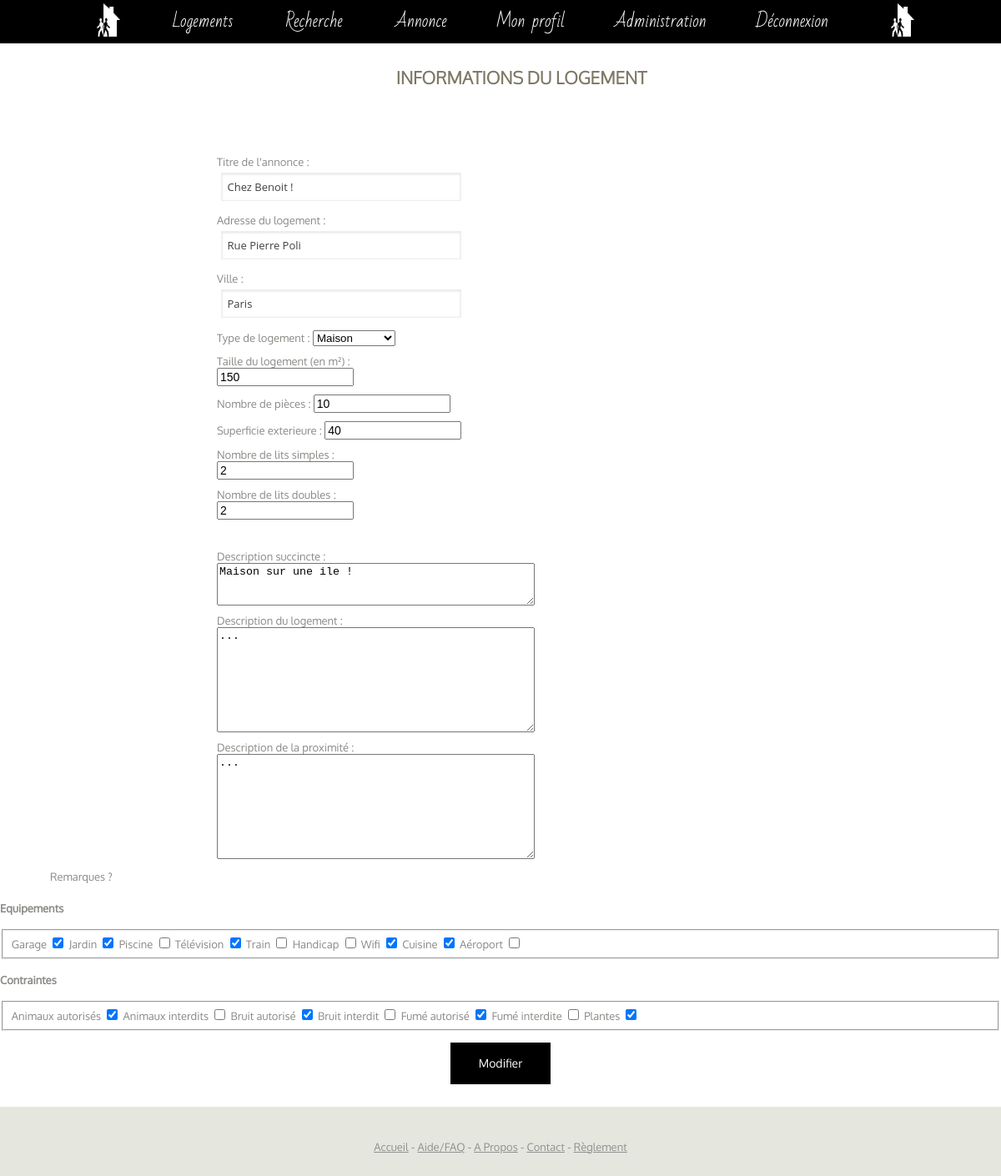
The page /modifier-annonce.php?idLogement=48 (signed in) on the database its author committed.
### tables this page shows
CREATE TABLE `logements` (
`id` int(11) NOT NULL,
  `titre_annonce` varchar(20) NOT NULL DEFAULT '(plus d''annonce)',
  `adresse` varchar(255) NOT NULL,
  `surfaceInterieure` int(11) NOT NULL DEFAULT '1',
  `surfaceExterieure` int(11) DEFAULT '1',
  `nombrePieces` int(11) NOT NULL DEFAULT '1',
  `descriptionSuccincte` varchar(125) NOT NULL,
  `description` text,
  `nombreLitsSimples` int(11) DEFAULT '0',
  `nombreLitsDoubles` int(11) DEFAULT '0',
  `descriptionProximite` text,
  `membres_idMembres` int(11) NOT NULL,
  `types_idTypes` int(11) NOT NULL DEFAULT '2',
  `villes_id` int(11) NOT NULL,
  `nombreClick` int(10) unsigned NOT NULL DEFAULT '0'
);

CREATE TABLE `equipe` (
`id` int(11) NOT NULL,
  `logements_id` int(11) NOT NULL,
  `equipements_id` int(11) NOT NULL
);

CREATE TABLE `contraint` (
`id` int(11) NOT NULL,
  `logements_id` int(11) NOT NULL,
  `contraintes_id` int(11) NOT NULL
);

### config.php (called while the page is built, shortened)
<?php
	function isConnected()
		{
		return isset($_SESSION["userID"]) && $_SESSION["userID"];
		}
	function isadmin()
	{
		$bdd = new PDO('mysql:host=localhost;dbname=hsh', 'root', 'root', [PDO::MYSQL_ATTR_INIT_COMMAND => 'SET NAMES utf8']);
		$bdd->setAttribute(PDO::ATTR_ERRMODE, PDO::ERRMODE_EXCEPTION);
		if (!empty($_SESSION["userID"])) {
		$verifadmin = $bdd -> prepare("SELECT admin FROM membres WHERE id =".$_SESSION["userID"]);
                $verifadmin -> execute();
                $numadmin = $verifadmin->fetch();
                if ($numadmin['admin'] == 1) {return TRUE;}
        }else{
        	return false;
        }
	}
?>

### modifier-annonce.php (the view, shortened to what this page needs)
<?php require_once("config.php");
$idLogement  = $_GET["idLogement"] ;
try{
    $logement_info = $bdd -> prepare("SELECT nombrePieces, description, descriptionSuccincte, titre_annonce, surfaceInterieure, surfaceExterieure, nombreLitsSimples, nombreLitsDoubles, descriptionProximite, membres_idMembres, types_idTypes, adresse, villes_id
                                FROM logements WHERE id = $idLogement");
    $logement_info -> execute();
    $result = $logement_info -> fetch();
    $logement_info2 = $bdd -> prepare('SELECT ville FROM villes WHERE id = '.$result['villes_id']);
    $logement_info2 -> execute();
    $result2 = $logement_info2 -> fetch();
    $logement_info3 = $bdd -> prepare("SELECT equipements_id FROM equipe WHERE logements_id = $idLogement");
    $logement_info3 -> execute();
    $result3 = $logement_info3 -> fetchAll();
    $logement_info4 = $bdd -> prepare("SELECT contraintes_id FROM contraint WHERE logements_id = $idLogement");
    $logement_info4 -> execute();
    $result4 = $logement_info4 -> fetchAll();
}catch(Exception $e){
        die('Erreur : '.$e->getMessage());
}
?>
<html>
    <head>
        <link href="style.css" rel="stylesheet" />
    </head>
    <body>
        <div id="wrapper">
            <?php include("header.php"); ?>
            <h3 class="register-title">INFORMATIONS DU LOGEMENT</h3>
            <form action="modifier-annonce2.php?idLogement=<?php echo $idLogement; ?>" method="post" class="register" enctype="multipart/form-data" accept-charset="utf-8">
                <div class="register-left-grid">
                    <div>
                        <label for="titre_annonce">Titre de l'annonce :</label><br/>
                        <input type="text" name="titre_annonce" value="<?php echo $result['titre_annonce']; ?>" required/>
                    </div>
                    <div>
                        <label for="adresse">Adresse du logement :</label><br/>
                        <input type="text" name="adresse" value="<?php echo $result['adresse']; ?>" required/>
                    </div>
                    <div>
                        <label for="ville">Ville :</label><br/>
                        <input type="text" name="ville" value="<?php echo $result2['ville']; ?>" required/>
                    </div>
                    <div>
                        <label for="type">Type de logement :</label>
                        <select name="type">
                            <option value="1" <?php if($result['types_idTypes']==1){echo 'selected="selected"';} ?> >Maison</option>
                        </select>
                    </div>
                    <div>
                        <label for="surfaceInterieure">Taille du logement (en m²) :</label>
                        <input type="number" name="surfaceInterieure" value="<?php echo $result['surfaceInterieure']; ?>" required/>
                    </div>
                    <div>
                        <label for="nombrePieces">Nombre de pièces :</label>
                        <input type="number" name="nombrePieces" value="<?php echo $result['nombrePieces']; ?>" required/>
                    </div>
                    <div>
                        <label for="surfaceExterieure">Superficie exterieure :</label>
                        <input type="number" name="surfaceExterieure" value="<?php echo $result['surfaceExterieure']; ?>"/>
                    </div>
                    <div>
                        <label for="nombreLitsSimples">Nombre de lits simples :</label>
                        <input type="number" name="nombreLitsSimples" value="<?php echo $result['nombreLitsSimples']; ?>"/>
                    </div>
                    <div>
                        <label for="nombreLitsDoubles">Nombre de lits doubles :</label>
                        <input type="number" name="nombreLitsDoubles" value="<?php echo $result['nombreLitsDoubles']; ?>"/>
                    </div>
                    <br/>
                    <div>
                        <label for="descriptionSuccincte">Description succincte :</label>
                        <textarea name="descriptionSuccincte" rows="3" cols="45" required><?php echo $result['descriptionSuccincte']; ?></textarea>
                    </div>
                    <div>
                        <label for="description">Description du logement :</label>
                        <textarea name="description" rows="8" cols="45" ><?php echo $result['description']; ?></textarea>
                    </div>
                    <div>
                        <label for="descriptionProximite">Description de la proximité :</label>
                        <textarea name="descriptionProximite" rows="8" cols="45" ><?php echo $result['descriptionProximite']; ?></textarea>
                    </div>
                </div>
                <div class="house-register-right-grid">
                    <div>
                        <p>Remarques ?</p>
                    </div>
                    <h4>Equipements</h4>
                    <fieldset>
                        <label>Garage <input type="checkbox" name="equipement[garage]" value="1" <?php foreach($result3 as $k => $v){if($v['equipements_id']==1){echo 'checked';}} ?> ></label>
                        <label>Jardin <input type="checkbox" name="equipement[jardin]" value="2" <?php foreach($result3 as $k => $v){if($v['equipements_id']==2){echo 'checked';}} ?> ></label>
                        <label>Piscine <input type="checkbox" name="equipement[piscine]" value="3" <?php foreach($result3 as $k => $v){if($v['equipements_id']==3){echo 'checked';}} ?> ></label>
                        <label>Télévision <input type="checkbox" name="equipement[television]" value="4" <?php foreach($result3 as $k => $v){if($v['equipements_id']==4){echo 'checked';}} ?> ></label>
                        <label>Train <input type="checkbox" name="equipement[train]" value="5" <?php foreach($result3 as $k => $v){if($v['equipements_id']==5){echo 'checked';}} ?> ></label>
                        <label>Handicap <input type="checkbox" name="equipement[handicap]" value="6" <?php foreach($result3 as $k => $v){if($v['equipements_id']==6){echo 'checked';}} ?> ></label>
                        <label>Wifi <input type="checkbox" name="equipement[wifi]" value="7" <?php foreach($result3 as $k => $v){if($v['equipements_id']==7){echo 'checked';}} ?> ></label>
                        <label>Cuisine <input type="checkbox" name="equipement[cuisine]" value="8" <?php foreach($result3 as $k => $v){if($v['equipements_id']==8){echo 'checked';}} ?> ></label>
                        <label>Aéroport <input type="checkbox" name="equipement[aeroport]" value="9" <?php foreach($result3 as $k => $v){if($v['equipements_id']==9){echo 'checked';}} ?> ></label>
                    </fieldset>
                    <h4>Contraintes </h4>
                    <fieldset>
                        <label>Animaux autorisés <input type="checkbox" name="contrainte[animauxAutorises]" value="1" <?php foreach($result4 as $k => $v){if($v['contraintes_id']==1){echo 'checked';}} ?> ></label>
                        <label>Animaux interdits <input type="checkbox" name="contrainte[animauxInterdits]" value="2" <?php foreach($result4 as $k => $v){if($v['contraintes_id']==2){echo 'checked';}} ?> ></label>
                        <label>Bruit autorisé <input type="checkbox" name="contrainte[bruitAutorise]" value="3" <?php foreach($result4 as $k => $v){if($v['contraintes_id']==3){echo 'checked';}} ?> ></label>
                        <label>Bruit interdit <input type="checkbox" name="contrainte[bruitInterdit]" value="4" <?php foreach($result4 as $k => $v){if($v['contraintes_id']==4){echo 'checked';}} ?> ></label>
                        <label>Fumé autorisé <input type="checkbox" name="contrainte[fumeAutorise]" value="5" <?php foreach($result4 as $k => $v){if($v['contraintes_id']==5){echo 'checked';}} ?> ></label>
                        <label>Fumé interdite <input type="checkbox" name="contrainte[fumeInterdite]" value="6" <?php foreach($result4 as $k => $v){if($v['contraintes_id']==6){echo 'checked';}} ?> ></label>
                        <label>Plantes <input type="checkbox" name="contrainte[plantes]" value="7" <?php foreach($result4 as $k => $v){if($v['contraintes_id']==7){echo 'checked';}} ?> ></label>
                    </fieldset>
                </div>
                <input type="submit" value="Modifier" class="submit_button"/>
            </form>
        </div>
        <div id="footer">
            <?php include("footer.php"); ?>
        </div>
    </body>
</html>

### header.php
<?php require_once("config.php"); ?>
<div id="menu-wrapper">
        <div id="menu" class="container">
                <ul>
                        <li><a href="index.php"><img src="logo2.png" height="40" width="40" id="logo2"></a></li>
                        <li><a href="logement.php">Logements</a></li>
                        <li><a href="recherche.php">Recherche</a></li>
<?php
        if(!isConnected()) {
                echo "<li><a href=\"inscription.php\">Inscription</a></li>";
                echo "<li><a href=\"login.php\">Connexion</a></li>"; }
        else {
                echo "<li><a href=\"up_house.php\">Annonce</a></li>";
                echo "<li><a href=\"profil.php\">Mon profil</a></li>";
                        if (isadmin()) {echo ("<li><a href=\"modif1.php\">Administration</a></li>");}
                echo "<li><a href=\"logout.php\">Déconnexion</a></li>";
        }
?>
                        <li><a href="index.php"><img src="logo2.png" height="40" width="40" id="logo2"></a></li>
                </ul>
        </div>
</div>

### footer.php (shortened to what this page needs)
<div id="footer">
	<a href="index.php">Accueil</a> -
	<a href="faq.php">Aide/FAQ</a> -
	<a href="apropos.php">A Propos</a> -
	<a href="contact.php">Contact</a> -
	<a href="reglement.php">Règlement</a>
</div>

### style.css (style rules this page uses)
body { margin: 0; padding: 0; background: #E5E6DD; font-family: 'Oxygen', sans-serif; font-size: 13px; color: #8A8985; }
h1, h2, h3 { margin: 0; padding: 0; text-transform: uppercase; font-family: 'Oxygen-Light'; color: #7D7764; }
h3 { font-size: 1.6em; }
p, ul, ol { margin-top: 0; line-height: 180%; }
p { position: relative; margin-left: auto; margin-right: auto; max-width: 90%; }
a { text-decoration: none; color: #5BA689; }
#wrapper { overflow: hidden; background: #FFFFFF; }
.container { width: 1200px; margin: 0px auto; }
#menu-wrapper { overflow: hidden; height: 52px; margin-bottom: 2em; background: #000000; position: fixed; width: 100%; z-index: 3; }
#menu { overflow: hidden; height: 52px; }
#menu ul { margin: 0; padding: 0px 0px 0px 0px; list-style: none; line-height: normal; text-align: center; }
#menu li { display: inline-block; }
#menu a { display: block; padding: 0px 30px; line-height: 52px; border: none; text-decoration: none; text-transform: lowercase; text-align: center; text-transform: none; font-family: 'Bad Script', sans-serif; font-size: 20px; font-weight: 300; color: #FFFFFF; }
#footer { height: 50px; margin: 0 auto; padding: 20px 0px 0px 0px; text-align: center; }
#footer a { text-decoration: underline; color: #909090; }
#aide p, h3 { margin-left: 50px; }
#logo2 { margin-bottom: -12px; }
.register { padding-top: 70px; }
.register-left-grid div { width: 25%; margin: 10px 0; padding-left: 20px; position: relative; left: 20%; }
.register-left-grid input[type="text"], .register-right-grid input[type="text"], .register-right-grid input[type="password"] { border: 1px solid #EEE; outline-color:#00BFF0; width: 96%; font-size: 1em; padding: 0.5em; font-family: 'Open Sans', sans-serif; }
.submit_button { font-family: "Oxygen",sans-serif; display: inline-block; background: #000; width: 10%; height: 50px; color: #FFFFFF; position: relative; left: 45%; }
.register-title { text-align: center; padding-top: 80px; }
input { font-family: 'Lucida Grande', Tahoma, Verdana, sans-serif; font-size: 14px; }
input[type=text], input[type=password] { margin: 5px; padding: 0 10px; width: 200px; height: 34px; color: #404040; background: white; border: 1px solid; border-color: #c4c4c4 #d1d1d1 #d4d4d4; box-shadow: inset 0 1px 3px rgba(0, 0, 0, 0.12); }
input[type=submit] { padding: 0 18px; border: 1px solid; border-color: #000000; outline: 0; display: inline-block; margin: 1em 0em; background: #000; color: #FFFFFF; }

### rows shown on the page
logements: titre_annonce "Chez Benoit !", adresse "Rue Pierre Poli", type "Maison", surfaceInterieure "150", nombrePieces "10", surfaceExterieure "40", nombreLitsSimples "2", nombreLitsDoubles "2", descriptionSuccincte "Maison sur une ile !", description "...", descriptionProximite "..."
equipe: equipements_id "☑"
contraint: contraintes_id "☑"
